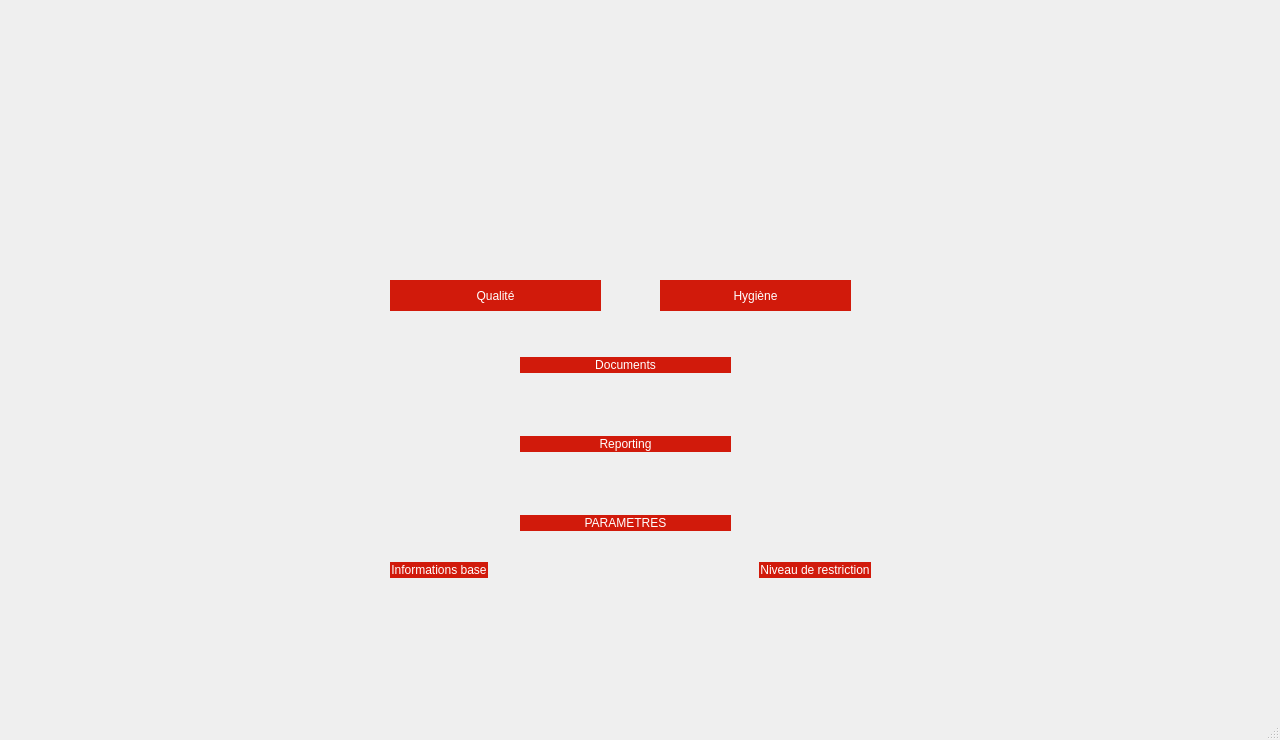
<?xml version="1.0" encoding="UTF-8"?>
<ui version="4.0">
 <class>MainProjet</class>
 <widget class="QMainWindow" name="MainProjet">
  <property name="geometry">
   <rect>
    <x>0</x>
    <y>0</y>
    <width>1280</width>
    <height>740</height>
   </rect>
  </property>
  <property name="windowTitle">
   <string>MainProjet</string>
  </property>
  <property name="styleSheet">
   <string notr="true">
    QPushButton {
        background-color: #D11A0B;
        color: white;
        border-radius: 20px;
        padding: 0px;
        border: 1px solid #D11A0B;
        font-size: 12px;
    }
    QPushButton:hover {
        background-color: #FFFFFF;
        color: #D11A0B;
    }
    QPushButton:pressed {
        background-color: #FFFFFF;
        color: #D11A0B;
    }
    QTableWidget {
        background-color: #FFFFFF;
        border: 1px solid #dcdcdc;
        gridline-color: #dcdcdc;
    }
    QTableWidget QHeaderView::section {
        background-color: #D11A0B;
        color: #FFFFFF;
        padding: 5px;
        border: 1px solid #D11A0B;
    }
   </string>
  </property>
  <widget class="QWidget" name="centralwidget">
   <widget class="QWidget" name="verticalLayoutWidget">
    <property name="geometry">
     <rect>
      <x>520</x>
      <y>300</y>
      <width>211</width>
      <height>291</height>
     </rect>
    </property>
    <layout class="QVBoxLayout" name="verticalLayout_2">
     <item>
      <widget class="QPushButton" name="ButtonDocuments">
       <property name="text">
        <string>Documents</string>
       </property>
      </widget>
     </item>
     <item>
      <widget class="QPushButton" name="ButtonReporting">
       <property name="text">
        <string>Reporting</string>
       </property>
      </widget>
     </item>
     <item>
      <widget class="QPushButton" name="ButtonParametres">
       <property name="text">
        <string>PARAMETRES</string>
       </property>
      </widget>
     </item>
    </layout>
   </widget>
   <widget class="QWidget" name="horizontalLayoutWidget_2">
    <property name="geometry">
     <rect>
      <x>390</x>
      <y>540</y>
      <width>481</width>
      <height>61</height>
     </rect>
    </property>
    <layout class="QHBoxLayout" name="horizontalLayout_4">
     <item>
      <widget class="QPushButton" name="ButtonInformation">
       <property name="text">
        <string>Informations base</string>
       </property>
      </widget>
     </item>
     <item>
      <spacer name="horizontalSpacer_3">
       <property name="orientation">
        <enum>Qt::Horizontal</enum>
       </property>
       <property name="sizeHint" stdset="0">
        <size>
         <width>40</width>
         <height>20</height>
        </size>
       </property>
      </spacer>
     </item>
     <item>
      <widget class="QPushButton" name="ButtonRestriction">
       <property name="text">
        <string>Niveau de restriction</string>
       </property>
      </widget>
     </item>
    </layout>
   </widget>
   <widget class="QLabel" name="label">
    <property name="geometry">
     <rect>
      <x>420</x>
      <y>120</y>
      <width>411</width>
      <height>141</height>
     </rect>
    </property>
    <property name="text">
     <string/>
    </property>
    <property name="pixmap">
     <pixmap>Image_interface/logo_sodial.png</pixmap>
    </property>
   </widget>
   <widget class="QPushButton" name="ButtonHygiene">
    <property name="geometry">
     <rect>
      <x>660</x>
      <y>280</y>
      <width>191</width>
      <height>31</height>
     </rect>
    </property>
    <property name="text">
     <string>Hygiène</string>
    </property>
   </widget>
   <widget class="QPushButton" name="ButtonQualiter">
    <property name="geometry">
     <rect>
      <x>390</x>
      <y>280</y>
      <width>211</width>
      <height>31</height>
     </rect>
    </property>
    <property name="text">
     <string>Qualité</string>
    </property>
   </widget>
   <widget class="QLabel" name="label_2">
    <property name="enabled">
     <bool>true</bool>
    </property>
    <property name="geometry">
     <rect>
      <x>0</x>
      <y>0</y>
      <width>1280</width>
      <height>720</height>
     </rect>
    </property>
    <property name="text">
     <string/>
    </property>
    <property name="pixmap">
     <pixmap>Image_interface/montagne.png</pixmap>
    </property>
   </widget>
   <widget class="QLabel" name="label_3">
    <property name="geometry">
     <rect>
      <x>50</x>
      <y>50</y>
      <width>271</width>
      <height>191</height>
     </rect>
    </property>
    <property name="text">
     <string/>
    </property>
    <property name="pixmap">
     <pixmap>Image_interface/logo_entremont1.png</pixmap>
    </property>
   </widget>
   <widget class="QLabel" name="label_4">
    <property name="geometry">
     <rect>
      <x>920</x>
      <y>50</y>
      <width>311</width>
      <height>201</height>
     </rect>
    </property>
    <property name="text">
     <string/>
    </property>
    <property name="pixmap">
     <pixmap>Image_interface/logo_euroserum.png</pixmap>
    </property>
   </widget>
   <zorder>label_2</zorder>
   <zorder>verticalLayoutWidget</zorder>
   <zorder>horizontalLayoutWidget_2</zorder>
   <zorder>ButtonHygiene</zorder>
   <zorder>ButtonQualiter</zorder>
   <zorder>label</zorder>
   <zorder>label_4</zorder>
   <zorder>label_3</zorder>
  </widget>
  <widget class="QStatusBar" name="statusbar"/>
 </widget>
 <resources/>
 <connections/>
</ui>
